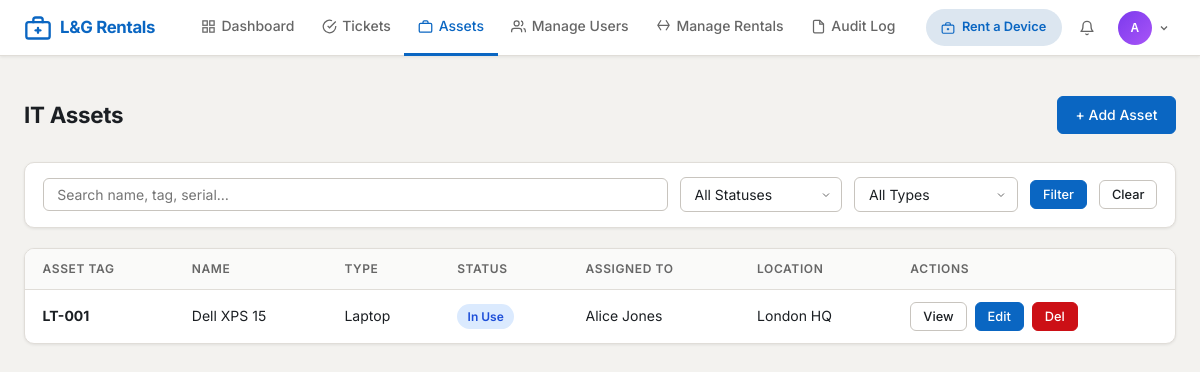
Page /assets/ (signed in) on the committed database.
### app/models/__init__.py (models this page shows, shortened)
class User(UserMixin, db.Model):
    __tablename__ = 'users'
    id = db.Column(db.Integer, primary_key=True)
    username = db.Column(db.String(64), unique=True, nullable=False, index=True)
    email = db.Column(db.String(120), unique=True, nullable=False, index=True)
    password_hash = db.Column(db.String(256), nullable=False)
    role = db.Column(db.String(20), nullable=False, default='user')
    is_active = db.Column(db.Boolean, default=True, nullable=False)
    full_name = db.Column(db.String(120), nullable=False)
    department = db.Column(db.String(80))
    phone = db.Column(db.String(20))
    failed_login_count = db.Column(db.Integer, default=0, nullable=False)
    locked_until = db.Column(db.DateTime, nullable=True)
    created_at = db.Column(db.DateTime, default=datetime.utcnow, nullable=False)
    updated_at = db.Column(db.DateTime, default=datetime.utcnow, onupdate=datetime.utcnow)
    last_login = db.Column(db.DateTime, nullable=True)
    raised_tickets = db.relationship('Ticket', foreign_keys='Ticket.raised_by_id', backref='raised_by', lazy='dynamic')
    assigned_tickets = db.relationship('Ticket', foreign_keys='Ticket.assigned_to_id', backref='assigned_to', lazy='dynamic')
    assigned_assets = db.relationship('Asset', foreign_keys='Asset.assigned_to_id', backref='assigned_to', lazy='dynamic')
    comments = db.relationship('Comment', backref='author', lazy='dynamic')
    audit_logs = db.relationship('AuditLog', backref='user', lazy='dynamic')
    @property
    def is_admin(self):
        return self.role == 'admin'

class Asset(db.Model):
    __tablename__ = 'assets'
    STATUS_CHOICES = ['Available', 'In Use', 'Under Repair', 'Decommissioned', 'Lost']
    TYPE_CHOICES = ['Laptop', 'Desktop', 'Server', 'Monitor', 'Mobile',
                    'Printer', 'Switch', 'Software Licence', 'Peripheral', 'Other']
    id = db.Column(db.Integer, primary_key=True)
    name = db.Column(db.String(120), nullable=False)
    asset_tag = db.Column(db.String(50), unique=True, nullable=False, index=True)
    asset_type = db.Column(db.String(50), nullable=False)
    manufacturer = db.Column(db.String(80))
    model = db.Column(db.String(80))
    serial_number = db.Column(db.String(100), unique=True)
    status = db.Column(db.String(30), nullable=False, default='Available')
    purchase_date = db.Column(db.Date)
    purchase_cost = db.Column(db.Numeric(10, 2))
    warranty_expiry = db.Column(db.Date)
    location = db.Column(db.String(100))
    notes = db.Column(db.Text)
    assigned_to_id = db.Column(db.Integer, db.ForeignKey('users.id'), nullable=True)
    created_at = db.Column(db.DateTime, default=datetime.utcnow, nullable=False)
    updated_at = db.Column(db.DateTime, default=datetime.utcnow, onupdate=datetime.utcnow)
    tickets = db.relationship('Ticket', backref='related_asset', lazy='dynamic')

### app/routes/assets.py (the view, shortened to what this page needs)
@assets_bp.route('/')
@login_required
def list_assets():
    search_form = SearchForm(request.args, meta={'csrf': False})
    query = Asset.query
    if not current_user.is_admin:
        query = query.filter_by(assigned_to_id=current_user.id)
    search_term = request.args.get('query', '').strip()
    status_filter = request.args.get('status', '')
    if status_filter and status_filter in Asset.STATUS_CHOICES:
        query = query.filter_by(status=status_filter)
    type_filter = request.args.get('type', '')
    if type_filter and type_filter in Asset.TYPE_CHOICES:
        query = query.filter_by(asset_type=type_filter)
    page = request.args.get('page', 1, type=int)
    assets = query.order_by(Asset.asset_tag).paginate(page=page, per_page=15, error_out=False)
    return render_template('assets/list.html',
                           assets=assets,
                           search_form=search_form,
                           status_choices=Asset.STATUS_CHOICES,
                           type_choices=Asset.TYPE_CHOICES,
                           current_status=status_filter,
                           current_type=type_filter,
                           search_term=search_term)

### app/utils/forms.py
class SearchForm(FlaskForm):
    query = StringField('Search', validators=[Optional(), Length(max=100), no_html])
    submit = SubmitField('Search')

### app/utils/security.py (called while the page is built)
def apply_security_headers(response):
    response.headers['X-Content-Type-Options'] = 'nosniff'
    response.headers['X-Frame-Options'] = 'DENY'
    response.headers['X-XSS-Protection'] = '1; mode=block'
    response.headers['Referrer-Policy'] = 'strict-origin-when-cross-origin'
    csp_directives = current_app.config.get('CSP_DIRECTIVES', {})
    if csp_directives:
        csp_string = '; '.join(
            f"{key} {value}" for key, value in csp_directives.items()
        )
        response.headers['Content-Security-Policy'] = csp_string
    if not current_app.debug:
        response.headers['Strict-Transport-Security'] = \
            'max-age=31536000; includeSubDomains'
    response.headers['Permissions-Policy'] = \
        'camera=(), microphone=(), geolocation=()'
    return response

### app/templates/assets/list.html (shortened to what this page needs)
{% extends "base.html" %}
{% block content %}
<div class="page-header">
    <h1 class="page-title">IT Assets</h1>
    {% if current_user.is_admin %}
    <a href="{{ url_for('assets.create_asset') }}" class="btn btn-primary">+ Add Asset</a>
    {% endif %}
</div>
<form class="filter-bar" method="GET">
    <input name="query" value="{{ search_term }}" placeholder="Search name, tag, serial…" style="flex:1;min-width:160px;">
    <select name="status">
        <option value="">All Statuses</option>
    </select>
    <select name="type">
        <option value="">All Types</option>
    </select>
    <button type="submit" class="btn btn-primary btn-sm">Filter</button>
    <a href="{{ url_for('assets.list_assets') }}" class="btn btn-outline btn-sm">Clear</a>
</form>
<div class="card">
    <div class="table-wrapper">
        <table>
            <thead>
                <tr>
                    <th>Asset Tag</th>
                    <th>Name</th>
                    <th>Type</th>
                    <th>Status</th>
                    <th>Assigned To</th>
                    <th>Location</th>
                    <th>Actions</th>
                </tr>
            </thead>
            <tbody>
            {% for asset in assets.items %}
            <tr>
                <td><strong>{{ asset.asset_tag }}</strong></td>
                <td>{{ asset.name }}</td>
                <td>{{ asset.asset_type }}</td>
                <td>
                    {% set s = asset.status|lower|replace(' ','') %}
                    <span class="badge badge-{{ s }}">{{ asset.status }}</span>
                </td>
                <td>{{ asset.assigned_to.full_name if asset.assigned_to else '—' }}</td>
                <td>{{ asset.location or '—' }}</td>
                <td>
                    <div class="btn-group">
                        <a href="{{ url_for('assets.view_asset', asset_id=asset.id) }}" class="btn btn-outline btn-sm">View</a>
                        {% if current_user.is_admin %}
                        <a href="{{ url_for('assets.edit_asset', asset_id=asset.id) }}" class="btn btn-primary btn-sm">Edit</a>
                        <a href="{{ url_for('assets.delete_asset', asset_id=asset.id) }}" class="btn btn-danger btn-sm">Del</a>
                        {% endif %}
                    </div>
                </td>
            </tr>
            {% else %}
            <tr><td colspan="7"><div class="empty-state"><p>No assets found.</p></div></td></tr>
            {% endfor %}
            </tbody>
        </table>
    </div>
</div>
{% endblock %}

### app/templates/base.html (shortened to what this page needs)
<!DOCTYPE html>
<html lang="en">
<head>
    <link rel="stylesheet" href="{{ url_for('static', filename='css/main.css') }}">
</head>
<body>
{% if current_user.is_authenticated %}
<nav class="navbar">
    <a href="{{ url_for('main.dashboard') }}" class="nav-brand">
        <svg viewBox="0 0 24 24" fill="none" stroke="currentColor" stroke-width="2" stroke-linecap="round" stroke-linejoin="round">
            <rect x="2" y="7" width="20" height="14" rx="2"/><path d="M16 7V5a2 2 0 0 0-2-2h-4a2 2 0 0 0-2 2v2"/><line x1="12" y1="12" x2="12" y2="16"/><line x1="10" y1="14" x2="14" y2="14"/>
        </svg>
        L&G Rentals
    </a>
    <ul class="nav-links">
        <li>
            <a href="{{ url_for('main.dashboard') }}" class="{% if request.endpoint == 'main.dashboard' %}active{% endif %}">
                <svg width="15" height="15" viewBox="0 0 24 24" fill="none" stroke="currentColor" stroke-width="2"><rect x="3" y="3" width="7" height="7"/><rect x="14" y="3" width="7" height="7"/><rect x="14" y="14" width="7" height="7"/><rect x="3" y="14" width="7" height="7"/></svg>
                Dashboard
            </a>
        </li>
        {% if current_user.is_admin %}
        <li>
            <a href="{{ url_for('tickets.list_tickets') }}" class="{% if 'tickets' in request.endpoint %}active{% endif %}">
                <svg width="15" height="15" viewBox="0 0 24 24" fill="none" stroke="currentColor" stroke-width="2"><path d="M22 11.08V12a10 10 0 1 1-5.93-9.14"/><polyline points="22 4 12 14.01 9 11.01"/></svg>
                Tickets
            </a>
        </li>
        <li>
            <a href="{{ url_for('assets.list_assets') }}" class="{% if 'assets' in request.endpoint %}active{% endif %}">
                <svg width="15" height="15" viewBox="0 0 24 24" fill="none" stroke="currentColor" stroke-width="2"><rect x="2" y="7" width="20" height="14" rx="2"/><path d="M16 7V5a2 2 0 0 0-2-2h-4a2 2 0 0 0-2 2v2"/></svg>
                Assets
            </a>
        </li>
        <li>
            <a href="{{ url_for('admin.list_users') }}" class="{% if 'admin' in request.endpoint %}active{% endif %}">
                <svg width="15" height="15" viewBox="0 0 24 24" fill="none" stroke="currentColor" stroke-width="2"><path d="M17 21v-2a4 4 0 0 0-4-4H5a4 4 0 0 0-4 4v2"/><circle cx="9" cy="7" r="4"/><path d="M23 21v-2a4 4 0 0 0-3-3.87M16 3.13a4 4 0 0 1 0 7.75"/></svg>
                Manage Users
            </a>
        </li>
        <li>
            <a href="{{ url_for('rentals.admin_rentals') }}" class="{% if 'rentals' in request.endpoint and current_user.is_admin %}active{% endif %}">
                <svg width="15" height="15" viewBox="0 0 24 24" fill="none" stroke="currentColor" stroke-width="2"><path d="M21 10H3M16 2l5 8-5 8M8 2L3 10l5 8"/></svg>
                Manage Rentals
            </a>
        </li>
        <li>
            <a href="{{ url_for('admin.audit_log') }}" class="{% if request.endpoint == 'admin.audit_log' %}active{% endif %}">
                <svg width="15" height="15" viewBox="0 0 24 24" fill="none" stroke="currentColor" stroke-width="2"><path d="M14 2H6a2 2 0 0 0-2 2v16a2 2 0 0 0 2 2h12a2 2 0 0 0 2-2V8z"/><polyline points="14 2 14 8 20 8"/></svg>
                Audit Log
            </a>
        </li>
        {% endif %}
    </ul>
    <div class="nav-right">
        <a href="{{ url_for('rentals.catalog') }}"
           class="nav-rent-btn {% if 'rentals' in request.endpoint %}nav-rent-btn-active{% endif %}">
            <svg width="14" height="14" viewBox="0 0 24 24" fill="none" stroke="currentColor" stroke-width="2">
                <rect x="2" y="7" width="20" height="14" rx="2"/><path d="M16 7V5a2 2 0 0 0-2-2h-4a2 2 0 0 0-2 2v2"/><line x1="12" y1="12" x2="12" y2="16"/><line x1="10" y1="14" x2="14" y2="14"/>
            </svg>
            Rent a Device
        </a>
        <div class="nav-notif" id="notifDropdown">
            <button class="nav-notif-btn" id="notifBtn" type="button" aria-haspopup="true" aria-expanded="false">
                <svg width="16" height="16" viewBox="0 0 24 24" fill="none" stroke="currentColor" stroke-width="2" stroke-linecap="round" stroke-linejoin="round">
                    <path d="M18 8A6 6 0 0 0 6 8c0 7-3 9-3 9h18s-3-2-3-9"/>
                    <path d="M13.73 21a2 2 0 0 1-3.46 0"/>
                </svg>
            </button>
        </div>
        <div class="nav-user-dropdown" id="userDropdown">
            <button class="nav-avatar-btn" id="userAvatarBtn" type="button" aria-haspopup="true" aria-expanded="false">
                {% set parts = current_user.full_name.split() %}
                <div class="user-avatar {% if current_user.is_admin %}avatar-admin{% elif current_user.is_guest %}avatar-guest{% else %}avatar-user{% endif %}">
                    {{ parts[0][0]|upper }}{% if parts|length > 1 %}{{ parts[-1][0]|upper }}{% endif %}
                </div>
                <svg width="12" height="12" viewBox="0 0 24 24" fill="none" stroke="currentColor" stroke-width="2.5"><path d="M6 9l6 6 6-6"/></svg>
            </button>
        </div>
    </div>
</nav>
{% endif %}
{% block flash %}
<div class="flash-container">
</div>
{% endblock %}
<main class="{% block main_class %}main-content{% endblock %}">
    {% block content %}{% endblock %}
</main>
</body>
</html>

### rows in the picture
User: full_name "A"
Asset: asset_tag "LT-001", name "Dell XPS 15", asset_type "Laptop", status "In Use", assigned_to "Alice Jones", location "London HQ"
